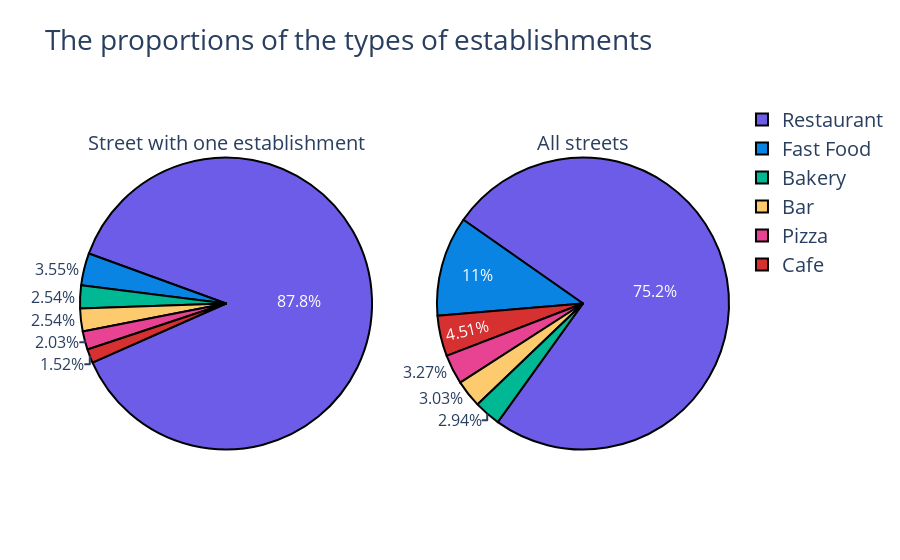

The code cell stored with this chart in its notebook:
### Code cell
# Create subplots, using 'domain' type for pie charts
specs = [[{'type':'domain'}, {'type':'domain'}]]
fig = make_subplots(rows=1, cols=2, specs=specs)

fig.add_trace(go.Pie(labels=one_rest_street['type'], 
                     values=one_rest_street['id'], 
                     name='rest_type2',
                     marker_colors=color_dict, 
                     title = "Street with one establishment", 
                     rotation = 290), 1, 1)
fig.add_trace(go.Pie(labels=rest_types['type'], 
                     values=rest_types['count'], 
                     name='rest_type2',
                     marker_colors=color_dict, 
                     title = "All streets", 
                     rotation = 305), 1, 2)

# Tune layout and hover info
fig.update(layout_title_text='The proportions of the types of establishments',
           layout_showlegend=True,layout_font_size = 20 )

fig.update_traces(
    hoverinfo='label',
    textinfo='percent',
    textfont_size=16,
    marker=dict(
        colors = color_dict,
        line = dict(
            color='#000000',
            width=2)
    )
)

fig = go.Figure(fig)
fig.show()

### Figure 1 — Plotly figure (JSON) as saved in the notebook; plotly's stock layout.template omitted (floating-point values rounded to 4 significant figures)
{"data": [{"domain": {"x": [0, 0.45], "y": [0, 1]}, "hoverinfo": "label", "labels": ["Bakery", "Bar", "Cafe", "Fast Food", "Pizza", "Restaurant"], "marker": {"colors": ["#00b894", "#fdcb6e", "#d63031", "#0984e3", "#e84393", "#6c5ce7"], "line": {"color": "#000000", "width": 2}}, "name": "rest_type2", "rotation": 290, "textfont": {"size": 16}, "textinfo": "percent", "title": {"text": "Street with one establishment"}, "type": "pie", "values": [5, 5, 3, 7, 4, 173]}, {"domain": {"x": [0.55, 1], "y": [0, 1]}, "hoverinfo": "label", "labels": ["Bakery", "Bar", "Cafe", "Fast Food", "Pizza", "Restaurant"], "marker": {"colors": ["#00b894", "#fdcb6e", "#d63031", "#0984e3", "#e84393", "#6c5ce7"], "line": {"color": "#000000", "width": 2}}, "name": "rest_type2", "rotation": 305, "textfont": {"size": 16}, "textinfo": "percent", "title": {"text": "All streets"}, "type": "pie", "values": [283, 292, 434, 1063, 315, 7235]}], "layout": {"font": {"size": 20}, "showlegend": true, "title": {"text": "The proportions of the types of establishments"}}}
